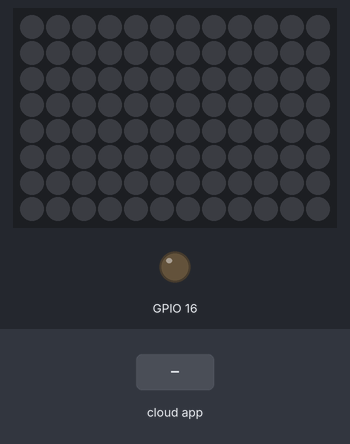
Bench run of a sketch on a simulated ESP8266 (NodeMCU). On the bench: 12×8 RGB LED matrix (first LED top left, wired row by row), output pins drawn as LEDs (lit = HIGH). Inputs (shaded band) come from the test bench. Dim RGB values are drawn brighter than linear; WiFi joins after 1.5 s; servers stay silent unless stated; no MQTT or app messages arrive unless stated; what the sketch prints to the serial monitor is not drawn.

Above: at 2.7 s.
2.8 s: the phone or cloud app sets Mensaje to Rojo
At 3.05 s:
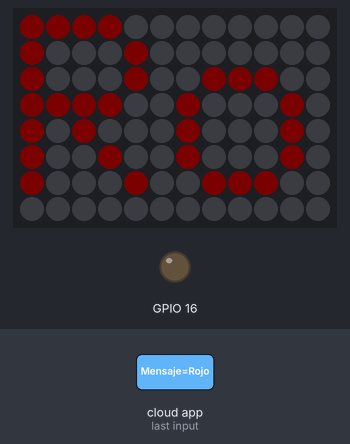
4.7 s: the phone or cloud app sets Color to Verde
At 6.59 s:
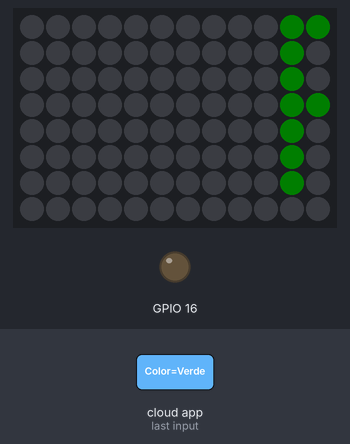
7.7 s: the phone or cloud app sets Light to Rojo
At 7.85 s:
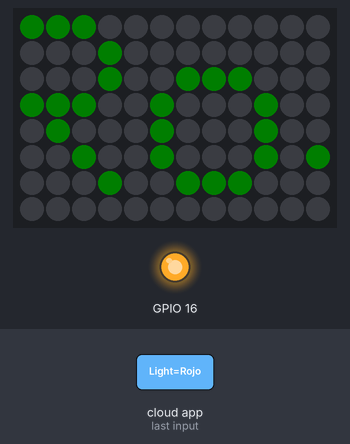
9.5 s: the phone or cloud app sets Color to Azul
At 11.28 s:
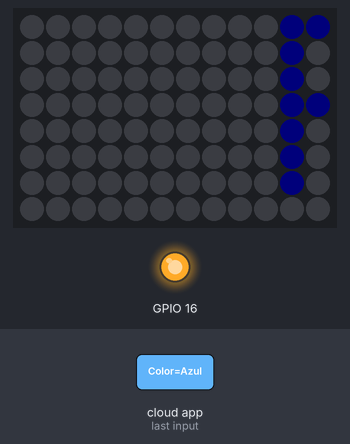
12.5 s: the phone or cloud app sets Mensaje to Verde
At 12.65 s:
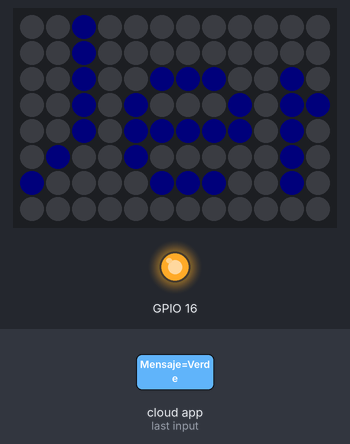
14.1 s: the phone or cloud app sets Color to Rojo
At 16.77 s:
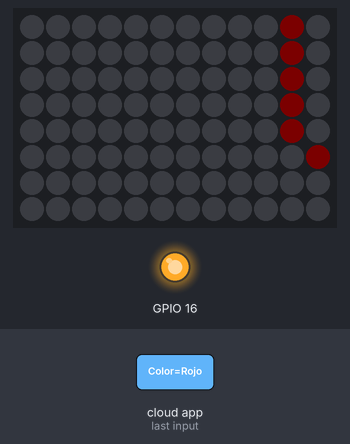
Timing chart, 0 to 18.1 s (numbered marks = the images above; inputs shaded):
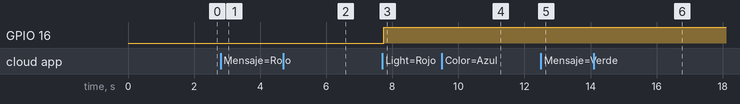

Measured:
- after the input at 2.8 s, the LEDs: first change after 0.09 s (image 1 shows a later state)
- after the input at 4.7 s, the LEDs: first differ from a run without the input after 1.7 s (image 2 shows a later state)
- after the input at 7.7 s, GPIO 16: LOW → HIGH at once
- after the input at 9.5 s, the LEDs: first differ from a run without the input after 1.6 s (image 4 shows a later state)
- after the input at 14.1 s, the LEDs: first differ from a run without the input after 2.5 s (image 6 shows a later state)

The sketch:

texto_en_LEDS_mqtt.ino
```cpp
#include <ESP8266WiFi.h>
#include <DNSServer.h>            //Local DNS Server used for redirecting all requests to the configuration portal
#include <ESP8266WebServer.h>     //Local WebServer used to serve the configuration portal
#include <WiFiManager.h>          //https://github.com/tzapu/WiFiManager WiFi Configuration Magic


////Para la matrix de LEDS


#include <Adafruit_GFX.h>
#include <Adafruit_NeoMatrix.h>
#include <Adafruit_NeoPixel.h>
#ifndef PSTR
 #define PSTR // Make Arduino Due happy
#endif

#include "Adafruit_MQTT.h"
#include "Adafruit_MQTT_Client.h"

/************************* WiFi Access Point *********************************/

///*********home Wifi**********

#define WLAN_SSID       "vodafone790E"
#define WLAN_PASS       "BXVISBZUNLQNP4"

///*********Android Wifi**********

//#define WLAN_SSID       "Mike_wifi"
//#define WLAN_PASS       "123456789:"

///*********Projects Labs Wifi**********

//#define WLAN_SSID       "Wifi_Lab_Proyectos"
//#define WLAN_PASS       "R3B00TY0URM1ND"

/************************* LEDS Matrix   *********************************/

#define PIN 14 //Placa Mia
//#define PIN 19 //NodeMCU

/************************* Adafruit.io Setup *********************************/

#define BROKER_SERVER      "192.168.0.150"
#define BROKER_SERVERPORT  1883                   // use 8883 for SSL
#define BROKER_USERNAME    "mike921217"
#define BROKER_PASS         "921217"


/************ Global State (you don't need to change this!) ******************/

// Create an ESP8266 WiFiClient class to connect to the MQTT server.
WiFiClient client;
// or... use WiFiFlientSecure for SSL
//WiFiClientSecure client;

// Setup the MQTT client class by passing in the WiFi client and MQTT server and login details.
Adafruit_MQTT_Client mqtt(&client, BROKER_SERVER, BROKER_SERVERPORT, BROKER_USERNAME, BROKER_PASS);


//MATRIX DECLARATION:
Adafruit_NeoMatrix matrix = Adafruit_NeoMatrix(12, 8, PIN,
  NEO_MATRIX_TOP     + NEO_MATRIX_LEFT +
  NEO_MATRIX_ROWS + NEO_MATRIX_ZIGZAG,
  NEO_GRB            + NEO_KHZ800);


/****************************** Feeds ***************************************/


// subscribing topics

Adafruit_MQTT_Subscribe Light = Adafruit_MQTT_Subscribe(&mqtt,"Light");
Adafruit_MQTT_Subscribe Mensaje = Adafruit_MQTT_Subscribe(&mqtt,"Mensaje");
Adafruit_MQTT_Subscribe ColorLEDS = Adafruit_MQTT_Subscribe(&mqtt,"Color");

/*************************** Sketch Code ************************************/


const uint16_t colors[] = {
  matrix.Color(100, 0,0), matrix.Color(0, 100, 0), matrix.Color(0, 0, 100) };


void MQTT_connect();

void setup() {

  ///Matrix initialization
  matrix.begin();
  matrix.setTextWrap(false);
  matrix.setBrightness(40);
  matrix.setTextColor(colors[0]);

  // MQTT and ESP initialization
  Serial.begin(115200);
  delay(10);
  pinMode(16,OUTPUT);

  Serial.println(F("\nAdafruit MQTT demo"));

  // Connect to WiFi access point.
  Serial.println(); Serial.println();
  Serial.print("Connecting to ");
  Serial.println(WLAN_SSID);

  WiFi.mode(WIFI_STA);
  WiFi.begin(WLAN_SSID, WLAN_PASS);
  while (WiFi.status() != WL_CONNECTED) {
    delay(500);
    Serial.print(".");
  }
  Serial.println();

  Serial.println("WiFi connected");
  Serial.println("IP address: "); Serial.println(WiFi.localIP());

  // Setup MQTT subscription for topics
  mqtt.subscribe(&Light);
  mqtt.subscribe(&Mensaje);
  mqtt.subscribe(&ColorLEDS);
}


int x    = matrix.width();
int pass;
String textoRecibido;
String ColorRecibido;

void loop() {


  MQTT_connect();


  Adafruit_MQTT_Subscribe *subscription;

  while ((subscription = mqtt.readSubscription(50))) {
    if (subscription == &Light) {
      Serial.print(F("Got_Light: "));
      Serial.println((char *)Light.lastread);
      uint16_t num = atoi((char *)Light.lastread);


      if(num){
        digitalWrite(16,0);
      }else{
        digitalWrite(16,1);
      }

    }else if(subscription == &Mensaje){

      textoRecibido = (char *)Mensaje.lastread;

      int longitud =LongitudCadena(textoRecibido);

       //matrix.fillScreen(0);

       Serial.print(F("Mensaje Recibido: "));
       Serial.println(textoRecibido);
       Serial.print(F("Longitud: "));
       Serial.println(longitud);


    }else if(subscription == &ColorLEDS){

       ColorRecibido = (char *)ColorLEDS.lastread;
       Serial.print(F("\nColor de LEDS: "));

       if(ColorRecibido=="Rojo"){

        Serial.print(F("texto en Rojo "));
        pass=0;

       }else if(ColorRecibido=="Verde"){

        Serial.print(F("texto en Verde "));
        pass=1;

       }else if(ColorRecibido=="Azul"){

        Serial.print(F("texto en Azul "));
        pass=2;

       }else{

        Serial.print(F("Color invalido.. :/ "));

       }


    }

  }


  mostrarTexto();


}// Fin de Loop


void mostrarTexto(){


  matrix.fillScreen(0);
  matrix.setCursor(x, 0);

  matrix.print(textoRecibido);
  int le = (textoRecibido.length() * 7);

  if(--x < -le) {
    x = matrix.width();
    //if(++pass >= 3) pass = 0;
    matrix.setTextColor(colors[pass]);
  }
  matrix.show();
  delay(50);
}


//Funcion para contar longitud de cadenas

int LongitudCadena(String cadena){
  int i=0, contador=0;

  while(cadena[i]!='\0'){
    i++;
  }
  return i;
}

// Function to connect and reconnect as necessary to the MQTT server.
// Should be called in the loop function and it will take care if connecting.
void MQTT_connect() {
  int8_t ret;

  // Stop if already connected.
  if (mqtt.connected()) {
    return;
  }

  Serial.print("Connecting to MQTT... ");

  uint8_t retries = 3;
  while ((ret = mqtt.connect()) != 0) { // connect will return 0 for connected
       Serial.println(mqtt.connectErrorString(ret));
       Serial.println("Retrying MQTT connection in 5 seconds...");
       mqtt.disconnect();
       delay(5000);  // wait 5 seconds
       retries--;
       if (retries == 0) {
         // basically die and wait for WDT to reset me
         while (1);
       }
  }
  Serial.println("MQTT Connected!");
}
```
